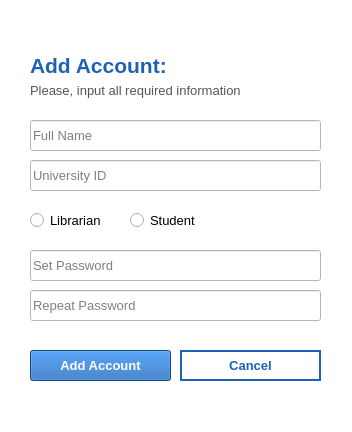
<?xml version="1.0" encoding="UTF-8"?>
<ui version="4.0">
 <class>Dialog</class>
 <widget class="QMainWindow" name="Dialog">
  <property name="geometry">
   <rect>
    <x>0</x>
    <y>0</y>
    <width>352</width>
    <height>432</height>
   </rect>
  </property>
  <property name="windowTitle">
   <string>Add Account</string>
  </property>
  <property name="styleSheet">
   <string notr="true">background-color: rgb(255, 255, 255);</string>
  </property>
  <widget class="QLabel" name="label">
   <property name="enabled">
    <bool>true</bool>
   </property>
   <property name="geometry">
    <rect>
     <x>30</x>
     <y>40</y>
     <width>291</width>
     <height>51</height>
    </rect>
   </property>
   <property name="font">
    <font>
     <pointsize>16</pointsize>
     <weight>75</weight>
     <bold>true</bold>
    </font>
   </property>
   <property name="styleSheet">
    <string notr="true">color: rgb(28, 99, 183);
</string>
   </property>
   <property name="text">
    <string>Add Account:</string>
   </property>
   <property name="wordWrap">
    <bool>true</bool>
   </property>
  </widget>
  <widget class="QLabel" name="label_2">
   <property name="geometry">
    <rect>
     <x>30</x>
     <y>80</y>
     <width>291</width>
     <height>21</height>
    </rect>
   </property>
   <property name="font">
    <font>
     <pointsize>10</pointsize>
    </font>
   </property>
   <property name="styleSheet">
    <string notr="true">color:rgb(85, 85, 85)</string>
   </property>
   <property name="text">
    <string>Please, input all required information</string>
   </property>
   <property name="textFormat">
    <enum>Qt::AutoText</enum>
   </property>
  </widget>
  <widget class="QLineEdit" name="name">
   <property name="geometry">
    <rect>
     <x>30</x>
     <y>120</y>
     <width>291</width>
     <height>31</height>
    </rect>
   </property>
   <property name="font">
    <font>
     <pointsize>10</pointsize>
    </font>
   </property>
   <property name="inputMask">
    <string/>
   </property>
   <property name="text">
    <string/>
   </property>
   <property name="placeholderText">
    <string>Full Name</string>
   </property>
  </widget>
  <widget class="QLineEdit" name="id">
   <property name="geometry">
    <rect>
     <x>30</x>
     <y>160</y>
     <width>291</width>
     <height>31</height>
    </rect>
   </property>
   <property name="font">
    <font>
     <pointsize>10</pointsize>
    </font>
   </property>
   <property name="inputMask">
    <string/>
   </property>
   <property name="text">
    <string/>
   </property>
   <property name="placeholderText">
    <string>University ID</string>
   </property>
  </widget>
  <widget class="QRadioButton" name="librarian">
   <property name="geometry">
    <rect>
     <x>30</x>
     <y>210</y>
     <width>91</width>
     <height>21</height>
    </rect>
   </property>
   <property name="font">
    <font>
     <pointsize>10</pointsize>
    </font>
   </property>
   <property name="text">
    <string>Librarian</string>
   </property>
  </widget>
  <widget class="QRadioButton" name="student">
   <property name="geometry">
    <rect>
     <x>130</x>
     <y>210</y>
     <width>91</width>
     <height>20</height>
    </rect>
   </property>
   <property name="font">
    <font>
     <pointsize>10</pointsize>
    </font>
   </property>
   <property name="text">
    <string>Student</string>
   </property>
  </widget>
  <widget class="QLineEdit" name="password">
   <property name="geometry">
    <rect>
     <x>30</x>
     <y>250</y>
     <width>291</width>
     <height>31</height>
    </rect>
   </property>
   <property name="font">
    <font>
     <pointsize>10</pointsize>
    </font>
   </property>
   <property name="inputMask">
    <string/>
   </property>
   <property name="text">
    <string/>
   </property>
   <property name="placeholderText">
    <string>Set Password</string>
   </property>
  </widget>
  <widget class="QLineEdit" name="repeat_password">
   <property name="geometry">
    <rect>
     <x>30</x>
     <y>290</y>
     <width>291</width>
     <height>31</height>
    </rect>
   </property>
   <property name="font">
    <font>
     <pointsize>10</pointsize>
    </font>
   </property>
   <property name="inputMask">
    <string/>
   </property>
   <property name="text">
    <string/>
   </property>
   <property name="placeholderText">
    <string>Repeat Password</string>
   </property>
  </widget>
  <widget class="QPushButton" name="add">
   <property name="geometry">
    <rect>
     <x>30</x>
     <y>350</y>
     <width>141</width>
     <height>31</height>
    </rect>
   </property>
   <property name="font">
    <font>
     <pointsize>10</pointsize>
     <weight>75</weight>
     <bold>true</bold>
    </font>
   </property>
   <property name="autoFillBackground">
    <bool>false</bool>
   </property>
   <property name="styleSheet">
    <string notr="true">background-color: rgb(28, 99, 183);
color: rgb(255, 255, 255);</string>
   </property>
   <property name="text">
    <string>Add Account</string>
   </property>
   <property name="checkable">
    <bool>false</bool>
   </property>
  </widget>
  <widget class="QPushButton" name="cancel">
   <property name="geometry">
    <rect>
     <x>180</x>
     <y>350</y>
     <width>141</width>
     <height>31</height>
    </rect>
   </property>
   <property name="font">
    <font>
     <pointsize>10</pointsize>
     <weight>75</weight>
     <bold>true</bold>
    </font>
   </property>
   <property name="autoFillBackground">
    <bool>false</bool>
   </property>
   <property name="styleSheet">
    <string notr="true">background-color:   rgb(255, 255, 255);
color: rgb(28, 99, 183);
border: 2px solid  rgb(28, 99, 183);</string>
   </property>
   <property name="text">
    <string>Cancel</string>
   </property>
   <property name="checkable">
    <bool>false</bool>
   </property>
   <property name="autoDefault">
    <bool>true</bool>
   </property>
   <property name="default">
    <bool>false</bool>
   </property>
   <property name="flat">
    <bool>false</bool>
   </property>
  </widget>
  <widget class="QLabel" name="error">
   <property name="geometry">
    <rect>
     <x>30</x>
     <y>325</y>
     <width>291</width>
     <height>21</height>
    </rect>
   </property>
   <property name="font">
    <font>
     <pointsize>8</pointsize>
    </font>
   </property>
   <property name="styleSheet">
    <string notr="true">color: rgb(255, 0, 0)</string>
   </property>
   <property name="text">
    <string/>
   </property>
  </widget>
 </widget>
 <resources/>
 <connections/>
</ui>
